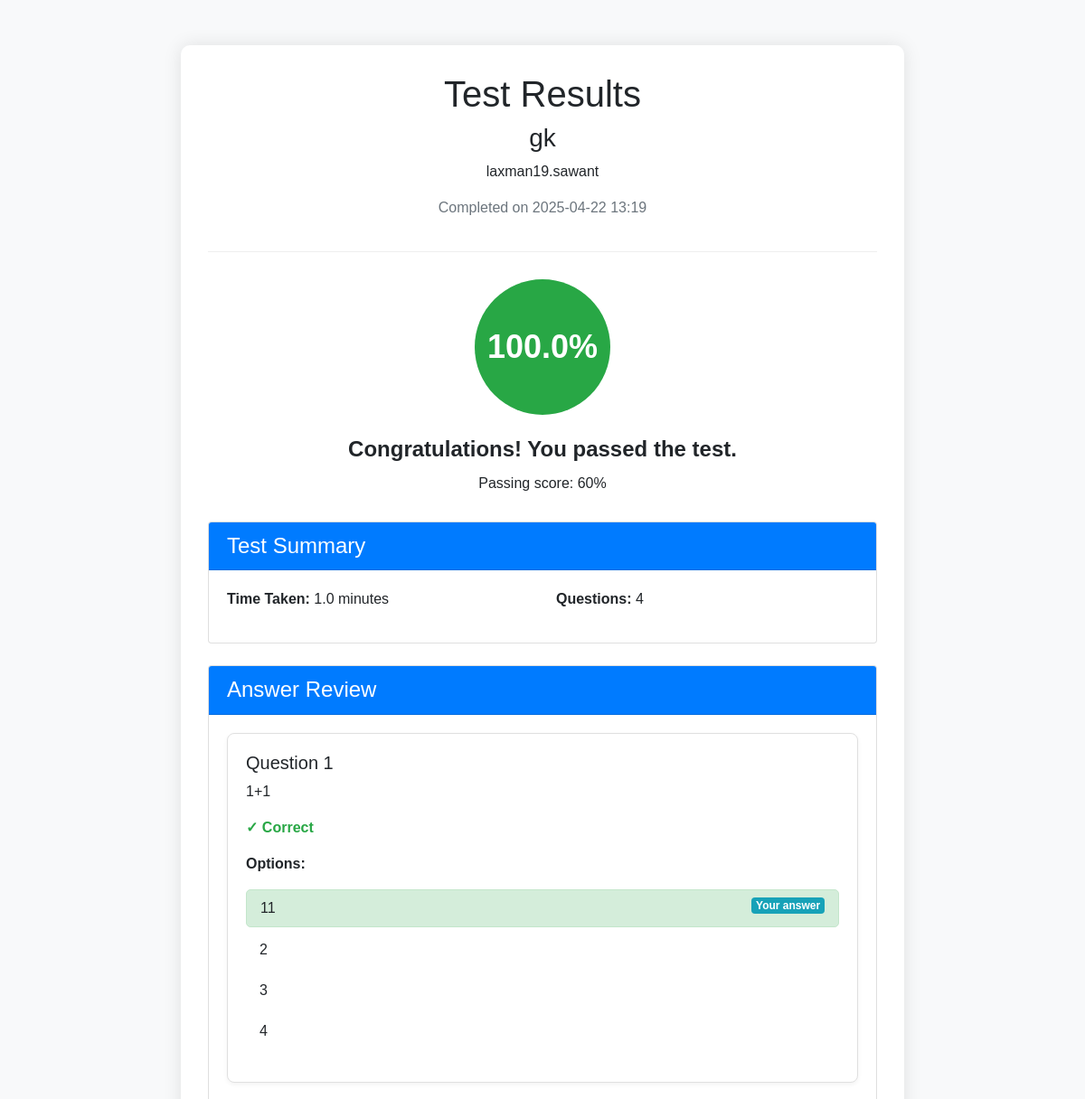
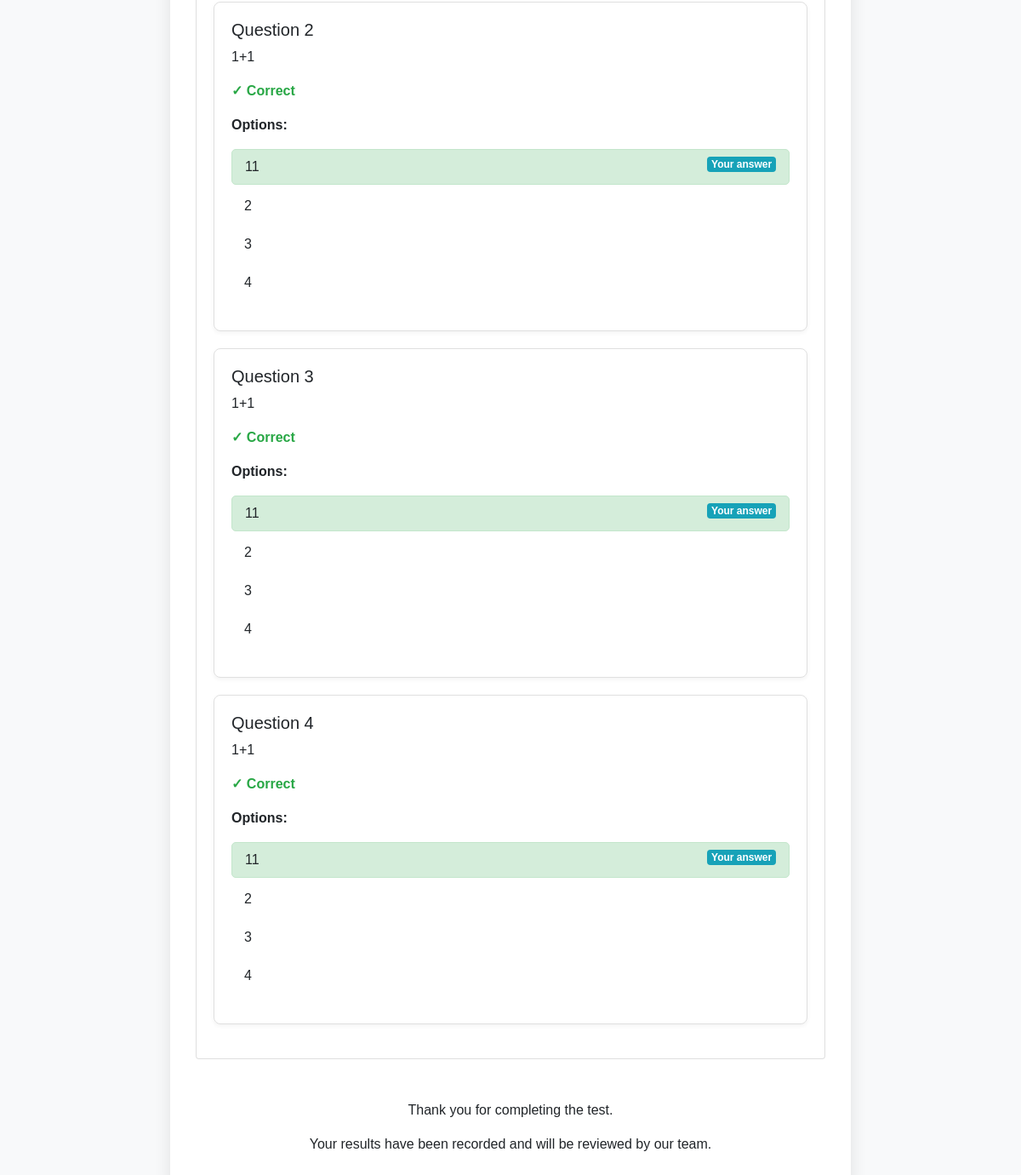
/aptitude/test_results/1, run on the app's committed database (2 pictures, top to bottom).
### models.py (models this page shows)
class AptitudeTest(db.Model):
    id = db.Column(db.Integer, primary_key=True)
    title = db.Column(db.String(100), nullable=False)
    description = db.Column(db.Text)
    time_limit = db.Column(db.Integer, nullable=False)  # in minutes
    passing_score = db.Column(db.Integer, nullable=False)  # percentage
    created_by = db.Column(db.String(100))
    created_at = db.Column(db.DateTime, default=datetime.utcnow)
    questions = db.relationship('Question', backref='test', lazy=True)
    test_links = db.relationship('TestLink', backref='test', lazy=True)
    test_attempts = db.relationship('TestAttempt', backref='test', lazy=True)

class Candidate(db.Model):
    id = db.Column(db.Integer, primary_key=True)
    name = db.Column(db.String(100), nullable=False)
    email = db.Column(db.String(120), unique=True, nullable=False)
    resume_path = db.Column(db.String(200))
    created_at = db.Column(db.DateTime, default=datetime.utcnow)
    test_links = db.relationship('TestLink', backref='candidate', lazy=True)
    test_attempts = db.relationship('TestAttempt', backref='candidate', lazy=True)

class TestAttempt(db.Model):
    id = db.Column(db.Integer, primary_key=True)
    test_id = db.Column(db.Integer, db.ForeignKey('aptitude_test.id'), nullable=False)
    candidate_id = db.Column(db.Integer, db.ForeignKey('candidate.id'), nullable=False)
    start_time = db.Column(db.DateTime, default=datetime.utcnow)
    end_time = db.Column(db.DateTime)
    score = db.Column(db.Float)
    passed = db.Column(db.Boolean, default=False)
    answers = db.relationship('Answer', backref='attempt', lazy=True)

class Answer(db.Model):
    id = db.Column(db.Integer, primary_key=True)
    attempt_id = db.Column(db.Integer, db.ForeignKey('test_attempt.id'), nullable=False)
    question_id = db.Column(db.Integer, db.ForeignKey('question.id'), nullable=False)
    selected_option_id = db.Column(db.Integer, db.ForeignKey('option.id'), nullable=False)
    is_correct = db.Column(db.Boolean)

class Question(db.Model):
    id = db.Column(db.Integer, primary_key=True)
    text = db.Column(db.Text, nullable=False)
    test_id = db.Column(db.Integer, db.ForeignKey('aptitude_test.id'), nullable=False)
    question_type = db.Column(db.String(50), default='multiple_choice')
    options = db.relationship('Option', backref='question', lazy=True)
    answers = db.relationship('Answer', backref='question', lazy=True)

class Option(db.Model):
    id = db.Column(db.Integer, primary_key=True)
    option_text = db.Column(db.Text, nullable=False)
    is_correct = db.Column(db.Boolean, default=False)
    question_id = db.Column(db.Integer, db.ForeignKey('question.id'), nullable=False)

### aptitude/app.py (the view)
@aptitude_bp.route('/test_results/<int:attempt_id>')
def test_results(attempt_id):
    attempt = TestAttempt.query.get_or_404(attempt_id)
    test = attempt.test
    candidate = attempt.candidate
    answers = (Answer.query
              .join(Question, Answer.question_id == Question.id)
              .filter(Answer.attempt_id == attempt_id)
              .filter(Question.test_id == test.id)
              .order_by(Question.id)
              .all())
    return render_template(
        'aptitude/test_results.html',
        attempt=attempt,
        test=test,
        candidate=candidate,
        answers=answers
    )

### aptitude/templates/aptitude/test_results.html (shortened to what this page needs)
<!DOCTYPE html>
<html lang="en">
<head>
    <link rel="stylesheet" href="https://maxcdn.bootstrapcdn.com/bootstrap/4.5.2/css/bootstrap.min.css">
</head>
<body>
    <div class="results-container">
        <div class="results-header">
            <h1>Test Results</h1>
            <h3>{{ test.title }}</h3>
            <p>{{ candidate.name }}</p>
            <p class="text-muted">Completed on {{ attempt.end_time.strftime('%Y-%m-%d %H:%M') }}</p>
        </div>
        <div class="score-display">
            <div class="score-circle {% if attempt.passed %}pass{% else %}fail{% endif %}">
                {{ "%.1f"|format(attempt.score) }}%
            </div>
            <div class="result-message">
                {% if attempt.passed %}
                Congratulations! You passed the test.
                {% else %}
                Sorry, you did not pass the test.
                {% endif %}
            </div>
            <p class="mt-2">Passing score: {{ test.passing_score }}%</p>
        </div>
        <div class="test-summary">
            <div class="card">
                <div class="card-header bg-primary text-white">
                    <h4 class="mb-0">Test Summary</h4>
                </div>
                <div class="card-body">
                    <div class="row">
                        <div class="col-md-6">
                            <p><strong>Time Taken:</strong>
                                {% set duration = (attempt.end_time - attempt.start_time).total_seconds() // 60 %}
                                {{ duration }} minutes
                            </p>
                        </div>
                        <div class="col-md-6">
                            <p><strong>Questions:</strong> {{ answers|length }}</p>
                        </div>
                    </div>
                </div>
            </div>
        </div>
        <div class="answer-review mt-4">
            <div class="card">
                <div class="card-header bg-primary text-white">
                    <h4 class="mb-0">Answer Review</h4>
                </div>
                <div class="card-body">
                    {% for answer in answers %}
                    <div class="question-item">
                        <h5>Question {{ loop.index }}</h5>
                        <p class="question-text">{{ answer.question.text }}</p>
                        <div class="answer-status">
                            {% if answer.is_correct %}
                            <p class="correct-answer">✓ Correct</p>
                            {% else %}
                            <p class="incorrect-answer">✗ Incorrect</p>
                            {% endif %}
                        </div>
                        <div class="options">
                            <p><strong>Options:</strong></p>
                            <ul class="option-list">
                                {% for option in answer.question.options %}
                                <li class="option-item
                                    {% if option.id == answer.selected_option_id and answer.is_correct %}selected-correct
                                    {% elif option.id == answer.selected_option_id and not answer.is_correct %}selected-incorrect
                                    {% elif option.is_correct %}correct-option{% endif %}">
                                    {{ option.option_text }}
                                    {% if option.id == answer.selected_option_id %}
                                        <span class="badge badge-info float-right">Your answer</span>
                                    {% endif %}
                                </li>
                                {% endfor %}
                            </ul>
                        </div>
                    </div>
                    {% endfor %}
                </div>
            </div>
        </div>
        <div class="text-center mt-5">
            <p>Thank you for completing the test.</p>
            <p>Your results have been recorded and will be reviewed by our team.</p>
        </div>
    </div>
</body>
</html>

### aptitude/templates/aptitude/test_results.html (style rules this page uses)
body { background-color: #f8f9fa; font-family: 'Arial', sans-serif; }
.results-container { max-width: 800px; margin: 50px auto; background-color: #fff; border-radius: 10px; box-shadow: 0 0 20px rgba(0, 0, 0, 0.1); padding: 30px; }
.results-header { text-align: center; margin-bottom: 30px; padding-bottom: 20px; border-bottom: 1px solid #eee; }
.score-display { text-align: center; margin: 30px 0; }
.score-circle { width: 150px; height: 150px; border-radius: 50%; display: flex; align-items: center; justify-content: center; margin: 0 auto; font-size: 36px; font-weight: bold; color: white; }
.pass { background-color: #28a745; }
.result-message { font-size: 24px; font-weight: bold; margin-top: 20px; }
.answer-review { margin-top: 40px; }
.question-item { background-color: #fff; border: 1px solid #e0e0e0; border-radius: 8px; padding: 20px; margin-bottom: 20px; box-shadow: 0 2px 5px rgba(0, 0, 0, 0.05); }
.correct-answer { color: #28a745; font-weight: bold; }
.option-list { list-style-type: none; padding-left: 0; margin-top: 15px; }
.option-item { padding: 8px 15px; margin-bottom: 5px; border-radius: 5px; }
.selected-correct { background-color: #d4edda; border: 1px solid #c3e6cb; }

### data on the page
AptitudeTest: title "gk", passing_score "60"
Candidate: name "laxman19.sawant"
TestAttempt: end_time "2025-04-22 13:19", score "100.0"
Answer: question.text "1+1", is_correct "✓ Correct"
Option: option_text "11", shows "Your answer"
Option: option_text "2"
Option: option_text "3"
Option: option_text "4"
Answer: question.text "1+1", is_correct "✓ Correct"
Answer: question.text "1+1", is_correct "✓ Correct"
Answer: question.text "1+1", is_correct "✓ Correct"

### other printed values
{{ duration }} "1.0"
{{ answers|length }} "4"
